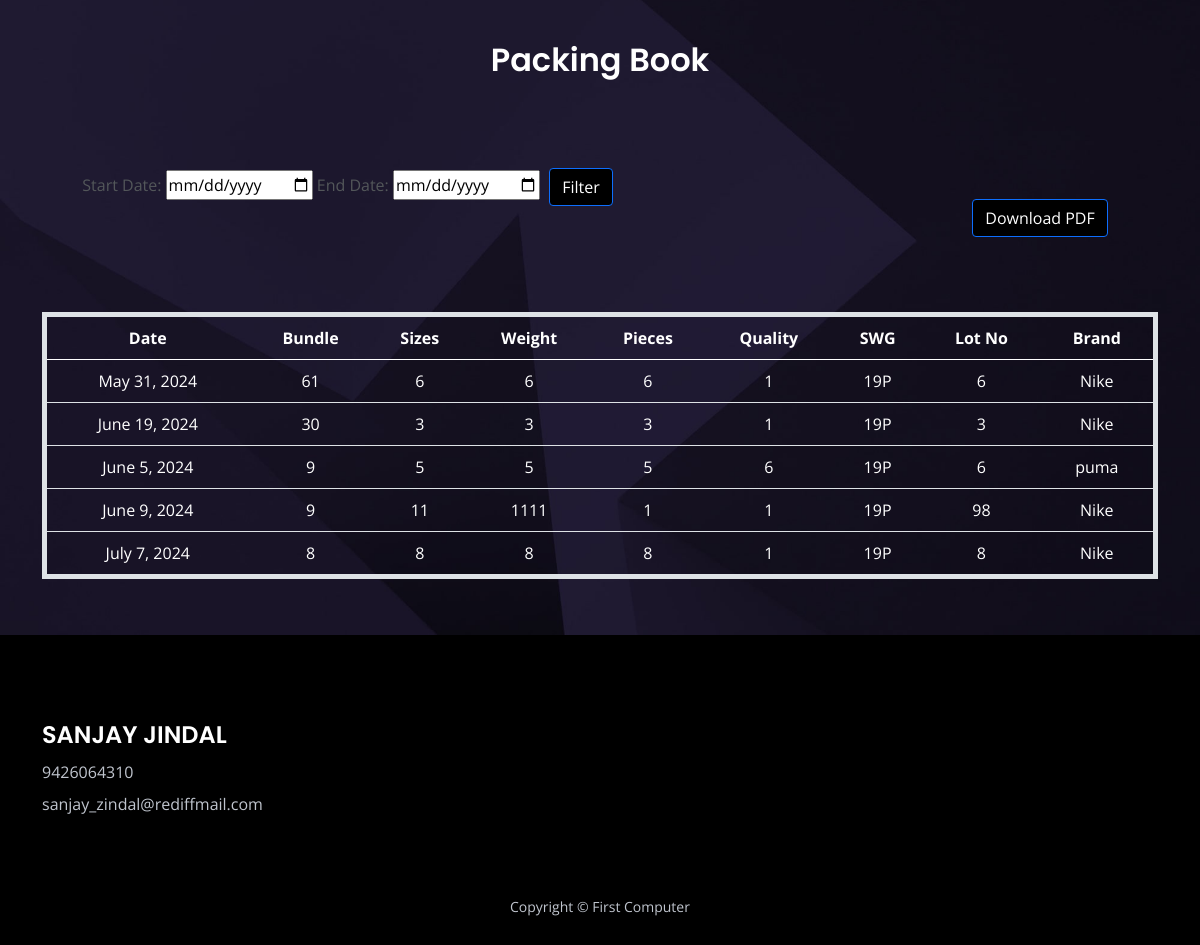
Page /packing_book/ on the committed database.
### app/models.py (models this page shows, shortened)
class Packing(models.Model):
    date_packing = models.DateField(max_length=20, blank=True, null=True)
    name = models.CharField(max_length=100)
    lot_no = models.CharField(max_length=100)
    quality = models.ForeignKey('Quality', on_delete=models.CASCADE)
    point = models.ForeignKey('Point', on_delete=models.CASCADE)
    brand = models.ForeignKey('Brand', on_delete=models.CASCADE)
    lot_kgs = models.FloatField()
    total_weight = models.DecimalField(max_digits=10, decimal_places=2, default=0.00)

class Bundle(models.Model):
    bundle_entry = models.ForeignKey(Packing, on_delete=models.CASCADE, related_name='bundles')
    bundle = models.CharField(max_length=100)
    grade = models.CharField(max_length=100)
    sizes = models.CharField(max_length=100)
    sheet = models.CharField(max_length=100)
    weight = models.CharField(max_length=100)
    remarks = models.CharField(max_length=200, blank=True, null=True)
    status = models.BooleanField(default=False)  # Field to track dispatch status
    bill_no = models.CharField(max_length=20, blank=True, null=True)

class Quality(models.Model):
    quality_no = models.CharField(max_length=100)
    def __str__(self):
        return self.quality_no

class Point(models.Model):
    point = models.CharField(max_length=100)
    def __str__(self):
        return self.point

class Brand(models.Model):
    brand = models.CharField(max_length=100)
    def __str__(self):
        return self.brand

### app/report.py (the view)
# urls.py: path('packing_book/', report.packing_book, name='packing_book'),
def packing_book(request):
    packings = Packing.objects.all()  # Fetch all records from Packing model
    return render(request, 'report/packing_book.html', {'packings': packings})

### app/templates/report/packing_book.html (shortened to what this page needs)
{% load static %}
<!DOCTYPE html>
<html lang="en">
<head>
    <link href="{% static 'css/bootstrap.min.css' %}" rel="stylesheet">
    <link href="{% static 'css/fontawesome-all.min.css' %}" rel="stylesheet">
    <link href="{% static 'css/swiper.css' %}" rel="stylesheet">
    <link href="{% static 'css/styles.css' %}" rel="stylesheet">
</head>
<body>
    <div id="contact" class="form-1">
        <div class="container">
            <h2 class="h2-heading">Packing Book</h2>
            <br><br>
            <div class="date-filter">
                <label for="startDate">Start Date: </label>
                <input type="date" id="startDate">
                <label for="endDate">End Date: </label>
                <input type="date" id="endDate">
                <button class="btn btn-primary" onclick="filterTable()">Filter</button>
            </div>
            <br>
            <button id="downloadPdf" class="btn btn-primary" style="position:relative;left:440px;top:-50px;">Download PDF</button>
            <div class="table-responsive">
                <table class="table table-striped" id="packingTable">
                    <thead>
                        <tr>
                            <th>Date</th>
                            <th>Bundle</th>
                            <th>Sizes</th>
                            <th>Weight</th>
                            <th>Pieces</th>
                            <th>Quality</th>
                            <th>SWG</th>
                            <th>Lot No</th>
                            <th>Brand</th>
                        </tr>
                    </thead>
                    <tbody>
                        {% for packing in packings %}
                            {% for bundle in packing.bundles.all %}
                                <tr>
                                    <td>{{ packing.date_packing }}</td>
                                    <td>{{ bundle.bundle }}</td>
                                    <td>{{ bundle.sizes }}</td>
                                    <td>{{ bundle.weight }}</td>
                                    <td>{{ bundle.sheet }}</td>
                                    <td>{{ packing.quality }}</td>
                                    <td>{{ packing.point }}</td>
                                    <td>{{ packing.lot_no }}</td>
                                    <td>{{ packing.brand }}</td>
                                </tr>
                            {% endfor %}
                        {% endfor %}
                    </tbody>
                </table>
            </div>
        </div>
    </div>
    <div class="footer">
        <div class="container">
            <div class="row">
                <div class="col-lg-12">
                    <div class="footer-col second">
                        <h4 style="color:white"><br><br>SANJAY JINDAL</h4>
                        <ul class="list-unstyled li-space-lg p-big">
                            <li>9426064310</li>
                            <li>sanjay_zindal@rediffmail.com</li>
                        </ul>
                    </div>
                </div>
            </div>
        </div>
    </div>
    <div class="copyright">
        <div class="container">
            <div class="row">
                <div class="col-lg-12">
                    <p class="p-small">Copyright © First Computer</p>
                </div>
            </div>
        </div>
    </div>
</body>
</html>

### app/static/css/styles.css (style rules this page uses)
body, html { width: 100%; height: 100%; }
body, p { color: #53575a; font: 400 1rem/1.625rem "Open Sans", sans-serif; }
h2 { color: #2b2b4f; font-weight: 600; font-size: 2rem; line-height: 2.5rem; font-family: "Poppins" }
h4 { color: #2b2b4f; font-weight: 600; font-size: 1.5rem; line-height: 2rem; font-family: "Poppins" }
.p-small { font-size: 0.875rem; line-height: 1.5rem; }
.li-space-lg li { margin-bottom: 0.5rem; }
.form-1 { padding-top: 9.5rem; padding-bottom: 8.75rem; background: url('../images/contact-background.jpg') center center no-repeat; background-size: cover; text-align: center; }
.form-1 .h2-heading { margin-bottom: 1.125rem; color: #ffffff; }
.footer { padding-top: 6.5rem; padding-bottom: 2rem; background-color: #121015; }
.footer .footer-col { margin-bottom: 3rem; }
.footer p, .footer a, .footer ul { color: #bfc4cd; }
.footer .li-space-lg li { margin-bottom: 0.375rem; }
.copyright { padding-bottom: 1rem; background-color: #121015; text-align: center; }
.copyright p, .copyright a { color: #bfc4cd; text-decoration: none; }
@media (min-width: 992px) { .h2-heading { width: 35.25rem; margin-right: auto; margin-left: auto; } }
@media (min-width: 992px) { .footer .footer-col { margin-bottom: 2rem; } }
@media (min-width: 992px) { .footer .footer-col.second { display: inline-block; width: 320px; margin-right: 1.75rem; vertical-align: top; } }
@media (min-width: 1200px) { .container { max-width: 1140px; } }
@media (min-width: 1200px) { .footer .footer-col.second { margin-right: 6.5rem; } }

### app/templates/report/packing_book.html (style rules this page uses)
.form-1 { padding: 40px 0; }
.h2-heading { margin-bottom: 30px; }
.btn { margin: 5px; }
.footer { background-color: #000; color: white; padding: 20px 0; }
.footer-col { margin-bottom: 20px; }
.copyright { background-color: #000; color: white; padding: 10px 0; }
.table-responsive { margin-top: 20px; }
table { color: white; border: 5px solid white; }
th, td { color: white !important; }
.btn-primary { background-color: black; }
.date-filter { margin-bottom: 20px; position: relative; left: -250px; top: 13px; }

### rows in the picture
Packing: date_packing "May 31, 2024", quality "1", point "19P", lot_no "6", brand "Nike"
Bundle: bundle "61", sizes "6", weight "6", sheet "6"
Packing: date_packing "June 19, 2024", quality "1", point "19P", lot_no "3", brand "Nike"
Bundle: bundle "30", sizes "3", weight "3", sheet "3"
Packing: date_packing "June 5, 2024", quality "6", point "19P", lot_no "6", brand "puma"
Bundle: bundle "9", sizes "5", weight "5", sheet "5"
Packing: date_packing "June 9, 2024", quality "1", point "19P", lot_no "98", brand "Nike"
Bundle: bundle "9", sizes "11", weight "1111", sheet "1"
Packing: date_packing "July 7, 2024", quality "1", point "19P", lot_no "8", brand "Nike"
Bundle: bundle "8", sizes "8", weight "8", sheet "8"
